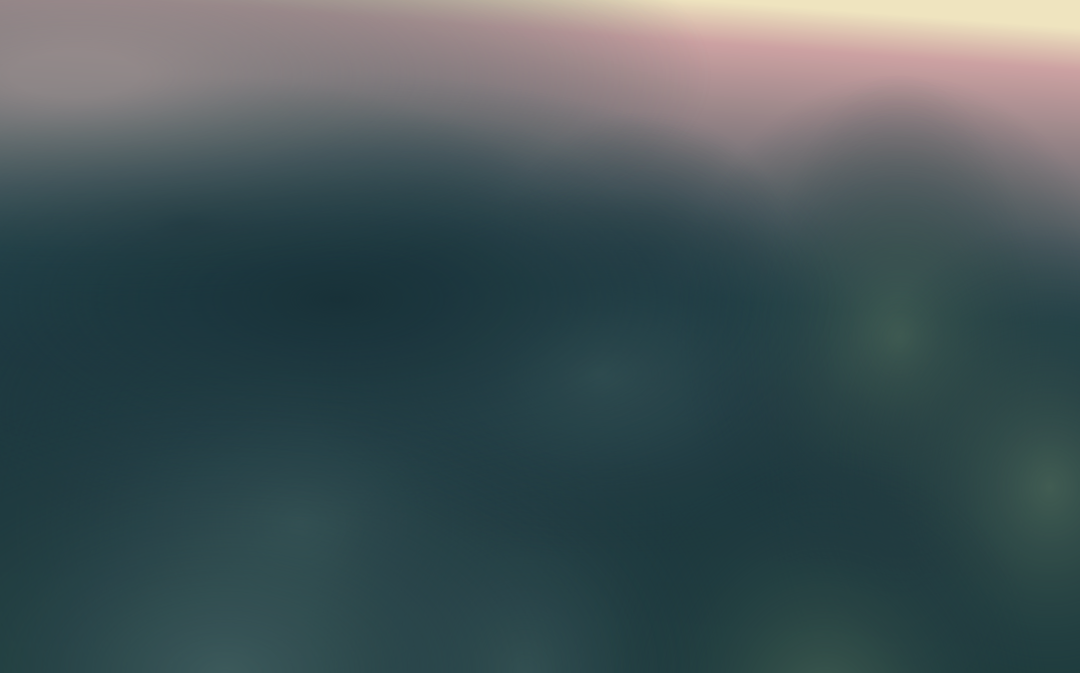
#> input picture images/bkg.png, 2159 x 1345 px, found by its file name (shown at 1/2 size)
$ python build-og-image.py
#> lines starting #> are read from the running program, lines starting #| are printed output that depends on the picture
"""
Build og-image.png for the Test-Drive Entrepreneurship deck.

Output: 1200 x 630 PNG, suitable for Open Graph / Twitter card.

Composition (left to right):
  - bkg.png as the warm base layer, with a darkened gradient overlay so text
    stays readable.
  - Pathfinder Foundry lockup (top-left, white on dark).
  - Eyebrow: THRIVEHUB · HANDS-ON WORKSHOP (PF yellow accent).
  - Two-line headline: "Test-Drive / Entrepreneurship."
  - Marc Krejci byline (small, near the bottom-left).
  - Marc's circular avatar (right side, with a subtle PF yellow ring).
  - Faint PF dot motif behind the avatar.

Run from the deck folder:
  python3 scripts/build-og-image.py
"""
from PIL import Image, ImageDraw, ImageFilter, ImageFont
from pathlib import Path

ROOT = Path(__file__).resolve().parent.parent
IMAGES = ROOT / "images"
# Canonical brand background lives in the repo asset library, not the deck copy.
# Falls back to the deck-local images/bkg.png if the deck has left the repo.
BRAND_BKG = ROOT.parent.parent / "_assets" / "brand" / "bkg.png"
if not BRAND_BKG.exists():
    BRAND_BKG = IMAGES / "bkg.png"
OUT = ROOT / "og-image.png"

WIDTH, HEIGHT = 1200, 630
ACCENT = (255, 204, 100, 255)   # PF Yellow
ACCENT_DIM = (255, 204, 100, 70)
TEXT = (245, 245, 245, 255)
TEXT_MUTED = (180, 178, 188, 255)
BG_DARK = (15, 13, 24, 255)


# ---------- Font helpers ----------
def find_font(*candidates):
    for path in candidates:
        if Path(path).exists():
            return path
    return None


SANS_BOLD = find_font(
    "/System/Library/Fonts/Helvetica.ttc",
    "/usr/share/fonts/truetype/liberation2/LiberationSans-Bold.ttf",
    "/usr/share/fonts/truetype/liberation/LiberationSans-Bold.ttf",
    "/usr/share/fonts/truetype/dejavu/DejaVuSans-Bold.ttf",
)
SANS_REG = find_font(
    "/usr/share/fonts/truetype/liberation2/LiberationSans-Regular.ttf",
    "/usr/share/fonts/truetype/liberation/LiberationSans-Regular.ttf",
    "/usr/share/fonts/truetype/dejavu/DejaVuSans.ttf",
)
SERIF_ITALIC = find_font(
    "/usr/share/fonts/truetype/liberation/LiberationSerif-Italic.ttf",
    "/usr/share/fonts/truetype/dejavu/DejaVuSerif.ttf",
)


def font(path, size):
    return ImageFont.truetype(path, size) if path else ImageFont.load_default()


# ---------- Background composition ----------
def make_background():
    """Build the warm-to-dark background with bkg.png + overlays."""
    base = Image.new("RGB", (WIDTH, HEIGHT), (10, 10, 14))

    # Place bkg.png as a cover-fit centered layer.
    src = Image.open(BRAND_BKG).convert("RGB")
    sw, sh = src.size
#> sw = 2159; sh = 1345
    # Cover-fit scale
    scale = max(WIDTH / sw, HEIGHT / sh)
#> scale = 0.556
    new_w, new_h = int(sw * scale), int(sh * scale)
#> new_w = 1200; new_h = 747
    src = src.resize((new_w, new_h), Image.LANCZOS)
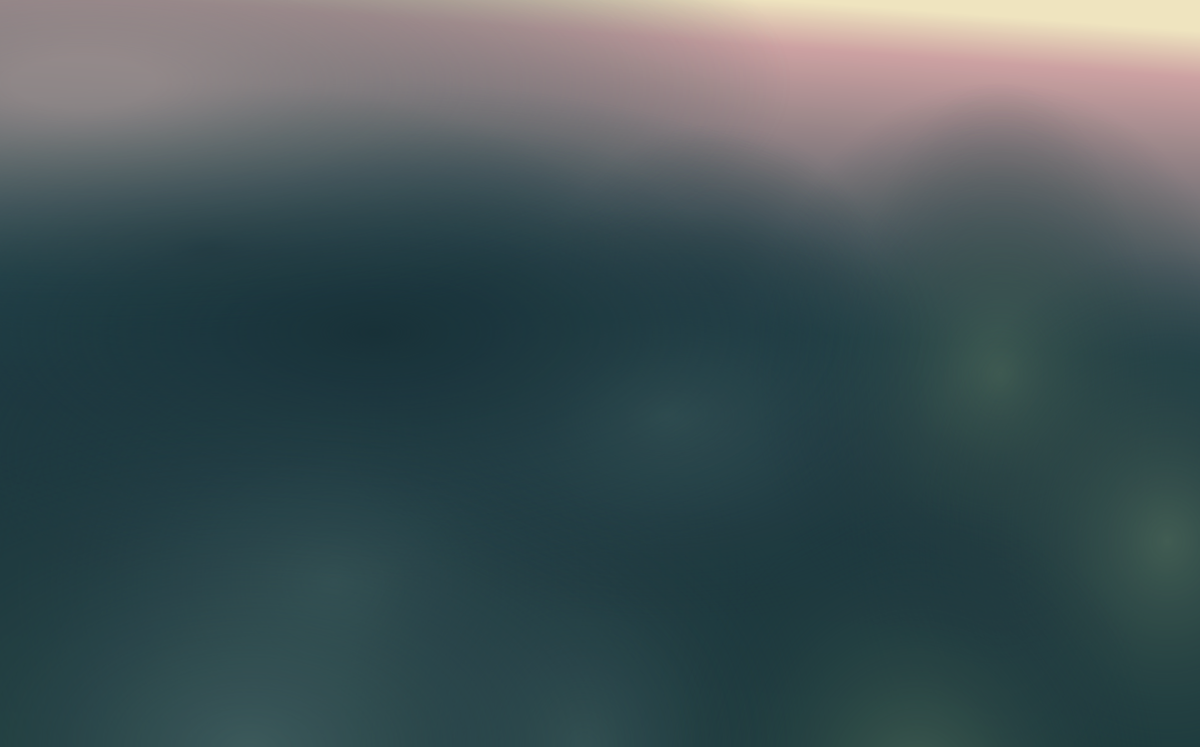
#> src: PIL image 1200x747 RGB; mean R, G, B 67.6, 84.4, 87.4
    # Center crop
    left = (new_w - WIDTH) // 2
#> left = 0
    top = (new_h - HEIGHT) // 2
#> top = 58
    src = src.crop((left, top, left + WIDTH, top + HEIGHT))
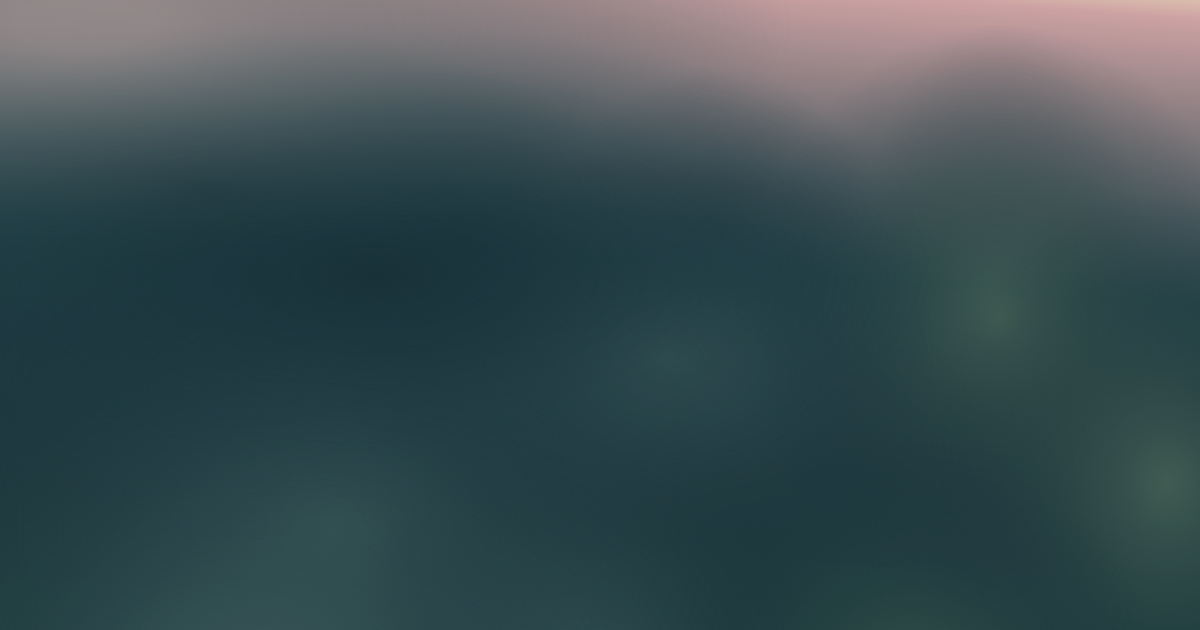
#> src: PIL image 1200x630 RGB; mean R, G, B 59.2, 78.2, 82.4
    base.paste(src, (0, 0))

    # Vertical vignette overlay so text stays readable.
    overlay = Image.new("RGBA", (WIDTH, HEIGHT), (0, 0, 0, 0))
#> overlay: PIL image 1200x630 RGBA; every value is 0
    od = ImageDraw.Draw(overlay)
    # Build the overlay row by row.
    for y in range(HEIGHT):
        t = y / (HEIGHT - 1)
        # Top: very dark band (chrome blend) fading by 18% of height.
        # Mid: dark vignette ~50%, Bottom: ~70%.
        if t < 0.18:
            a = int(220 - (220 - 80) * (t / 0.18))
        elif t < 0.55:
            a = int(80 + (140 - 80) * ((t - 0.18) / (0.55 - 0.18)))
        else:
            a = int(140 + (180 - 140) * ((t - 0.55) / (1 - 0.55)))
        od.line([(0, y), (WIDTH, y)], fill=(15, 13, 24, max(0, min(255, a))))
    composite = Image.alpha_composite(base.convert("RGBA"), overlay)
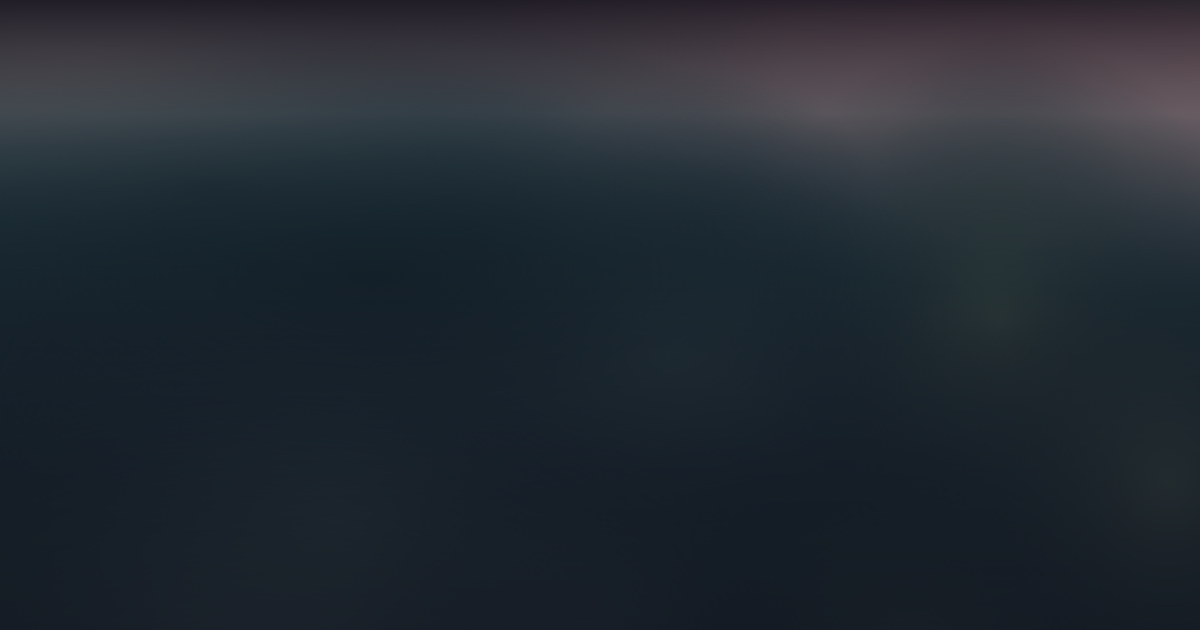
#> composite: PIL image 1200x630 RGBA; mean R, G, B, A 34.5, 42.2, 50.2, 255

    # Warm peach radial highlight, top-right, behind the avatar area.
    warm = Image.new("RGBA", (WIDTH, HEIGHT), (0, 0, 0, 0))
    wd = ImageDraw.Draw(warm)
    cx, cy = int(WIDTH * 0.78), int(HEIGHT * 0.30)
    rmax = 360
    for r in range(rmax, 0, -2):
        a = int(38 * (1 - r / rmax) ** 1.6)
        wd.ellipse((cx - r, cy - r, cx + r, cy + r), fill=(245, 200, 175, a))
    warm = warm.filter(ImageFilter.GaussianBlur(radius=12))
    composite = Image.alpha_composite(composite, warm)

    return composite


# ---------- Pathfinder lockup (top-left) ----------
def draw_pf_lockup(draw, x, y, scale=1.0):
    """PF dot grid + 'pathfinder / foundry' wordmark."""
#> called with x = 56, y = 56, scale = 1.4
    r = int(2.6 * scale)
    gap = int(8 * scale)
    rows = [
        [True, True, True, True],
        [True, True, True, True],
        [True, False, True, False],
    ]
    for ry, row in enumerate(rows):
        for cx, on in enumerate(row):
            if not on:
                continue
            dx = x + cx * gap
            dy = y + ry * gap
            draw.ellipse((dx - r, dy - r, dx + r, dy + r), fill=ACCENT)
    # Wordmark
    word_x = x + 4 * gap + int(10 * scale)
    f_word = font(SANS_REG, int(18 * scale))
    f_word_it = font(SERIF_ITALIC, int(15 * scale))
    draw.text((word_x, y - int(2 * scale)), "pathfinder", font=f_word, fill=TEXT)
    # Right-align 'foundry' under the wordmark
    try:
        wbbox = draw.textbbox((0, 0), "pathfinder", font=f_word)
        word_w = wbbox[2] - wbbox[0]
    except Exception:
        word_w = 96
    fbbox = draw.textbbox((0, 0), "foundry", font=f_word_it)
    f_w = fbbox[2] - fbbox[0]
    draw.text((word_x + word_w - f_w, y + int(15 * scale)), "foundry",
              font=f_word_it, fill=TEXT)


# ---------- Avatar with PF yellow ring ----------
def make_avatar(diameter):
    src = Image.open(IMAGES / "MKrejci - CircleAvatar - WhiteBorder.png").convert("RGBA")
    # Square + resize.
    sw, sh = src.size
    side = min(sw, sh)
    src = src.crop(((sw - side) // 2, (sh - side) // 2,
                    (sw - side) // 2 + side, (sh - side) // 2 + side))
    src = src.resize((diameter, diameter), Image.LANCZOS)

    # Mask to circle (in case source has white border that's not perfectly round).
    mask = Image.new("L", (diameter, diameter), 0)
    md = ImageDraw.Draw(mask)
    md.ellipse((0, 0, diameter, diameter), fill=255)

    out = Image.new("RGBA", (diameter, diameter), (0, 0, 0, 0))
    out.paste(src, (0, 0), mask)

    # Add a soft PF-yellow accent ring behind the avatar.
    ring_pad = 14
    ring = Image.new(
        "RGBA",
        (diameter + ring_pad * 2, diameter + ring_pad * 2),
        (0, 0, 0, 0),
    )
    rd = ImageDraw.Draw(ring)
    for i in range(ring_pad, 0, -1):
        a = int(60 * (i / ring_pad) ** 2)
        rd.ellipse(
            (ring_pad - i, ring_pad - i,
             diameter + ring_pad + i, diameter + ring_pad + i),
            outline=(255, 204, 100, a),
            width=2,
        )
    rd.ellipse(
        (ring_pad - 1, ring_pad - 1, diameter + ring_pad + 1, diameter + ring_pad + 1),
        outline=(255, 204, 100, 220),
        width=2,
    )
    ring.paste(out, (ring_pad, ring_pad), out)
    return ring


# ---------- Compose ----------
def build():
    img = make_background()
    draw = ImageDraw.Draw(img)

    # Pathfinder lockup, top-left.
    draw_pf_lockup(draw, 56, 56, scale=1.4)

    # Top-right tag.
    f_tag = font(SANS_BOLD, 13)
    tag = "JUNE 13, 2026"
    bbox = draw.textbbox((0, 0), tag, font=f_tag)
#> bbox = (0, 2, 89, 14)
    tw = bbox[2] - bbox[0]
#> tw = 89
    draw.text((WIDTH - 56 - tw, 64), tag, font=f_tag, fill=(245, 245, 245, 140))

    # Eyebrow.
    f_eyebrow = font(SANS_BOLD, 18)
    eyebrow = "THRIVEHUB  ·  HANDS-ON WORKSHOP"
    draw.text((56, 188), eyebrow, font=f_eyebrow, fill=ACCENT,
              spacing=4)

    # Headline (three lines, big).
    f_head = font(SANS_BOLD, 58)
    lines = [
        "Test-Drive",
        "Entrepreneurship.",
    ]
    y = 252
    for line in lines:
        draw.text((56, y), line, font=f_head, fill=TEXT)
        y += 78
#> after the loop, y = 408

    # Tagline under headline, italic serif accent.
    f_tagline = font(SERIF_ITALIC, 26)
    draw.text((56, y + 14),
              "One Saturday morning. Any idea.",
              font=f_tagline, fill=ACCENT)
    draw.text((56, y + 50),
              "A loop you can run for life.",
              font=f_tagline, fill=ACCENT)

    # Byline at bottom-left.
    f_name = font(SANS_BOLD, 22)
    f_role = font(SANS_REG, 16)
    draw.text((56, HEIGHT - 92), "Lubica Lutz  &  Marc Krejci", font=f_name, fill=TEXT)
    draw.text((56, HEIGHT - 62), "ThriveHub  ·  Pathfinder Foundry",
              font=f_role, fill=TEXT_MUTED)

    # Avatar on the right.
    av_size = 340
    av = make_avatar(av_size)
    aw, ah = av.size
    ax = WIDTH - aw - 56
    ay = (HEIGHT - ah) // 2 + 16
    img.alpha_composite(av, (ax, ay))

    img.convert("RGB").save(OUT, "PNG", optimize=True)
    print(f"Wrote {OUT} ({WIDTH}x{HEIGHT})")


if __name__ == "__main__":
#> (the run stopped early here; a loop or call above may not have finished)
